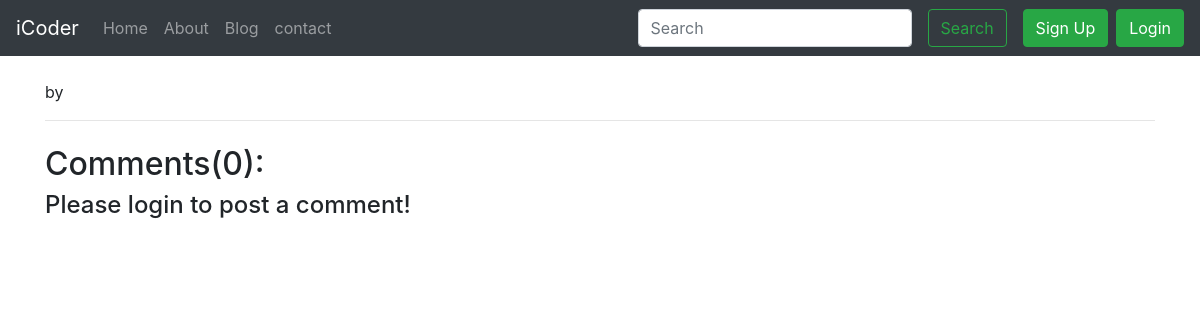
/blog/2, run on an earlier commit of the app's database.
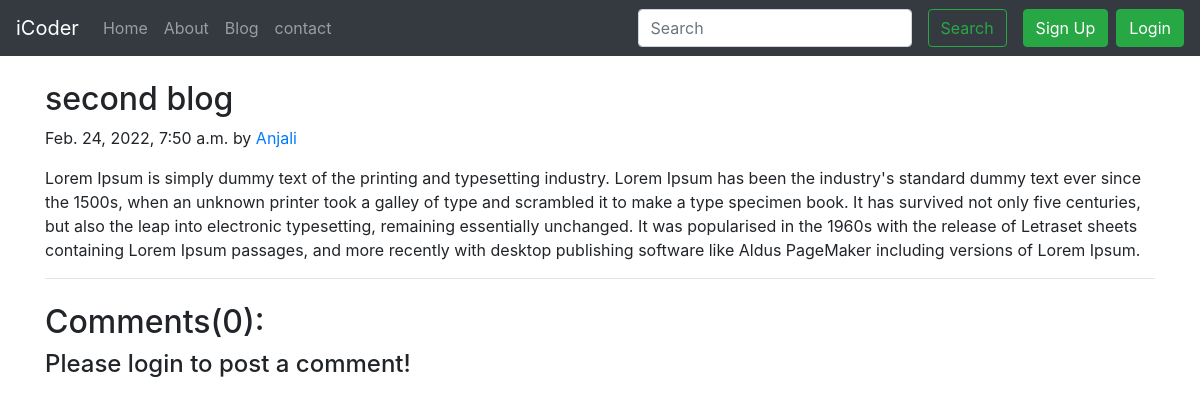
And on a later commit of the database.
### blog/models.py (models this page shows, shortened)
class BlogPost(models.Model):
    sno = models.AutoField(primary_key=True)
    title = models.CharField(max_length=50)
    author = models.CharField(max_length=20)
    content = models.TextField()
    timestamp = models.DateTimeField(auto_now_add=True, blank=True)

### blog/views.py (the view)
# urls.py: path("<int:sno>", views.viewBlog, name="View Blog"),
def viewBlog(request, sno):
    if request.method == 'GET':
        blog = BlogPost.objects.filter(sno=sno).first()
        postcomments = Comments.objects.filter(post=sno, parent=None)
        replies = Comments.objects.filter(post=sno).exclude(parent=None)
        replyDict = {}
        for reply in replies:
            if reply.parent.sno not in replyDict.keys():
                replyDict[reply.parent.sno] = [reply]
            else:
                replyDict[reply.parent.sno].append(reply)
        print(postcomments, replies)
        print(replyDict)
        view_blog = {'post': blog, 'comment': postcomments, 'user':request.user, 'replyDict':replyDict}
    return render(request, 'blog/blogPost.html', view_blog)

### templates/blog/blogPost.html (shortened to what this page needs)
{% extends 'base.html' %}
{% load static %}
{% load humanize %}
{% load get_dict %}
{% block body %}
<div class="container">
    <div class="blog-post my-4">
        <h2 class="blog-post-title">{{post.title}}</h2>
        <p class="blog-post-meta">{{post.timestamp}} by <a href="#">{{post.author}}</a></p>
        <p>{{post.content}}</p>
        <hr>
    </div>
</div>
<div class="container">
    <h2>Comments({{comment.count}}):</h2>
    {% if user.is_authenticated %}
    <form action="/blog/post_comment" method="post">
        {% csrf_token %}
        <div class="form-group">
            <label for="exampleInputEmail1">Post Comment</label>
            <input type="text" class="form-control" id="exampleInputEmail1" aria-describedby="emailHelp" name="comment"
                placeholder="Enter comment here..">
        </div>
        <input type="hidden" name="postid" value={{post.sno}}>
        <input type="hidden" name="postid" value="">
        <button type="submit" class="btn btn-primary">Submit</button>
    </form>
    {% else %}
    <h4>Please login to post a comment!</h4>
    {% endif %}
</div>
{% endblock body %}

What changed in the data, as far as the page shows it:
added BlogPost: title "second blog", timestamp "Feb. 24, 2022, 7:50 a.m.", author "Anjali", content "Lorem Ipsum is simply dummy text of the printing and typesetting industry. Lorem Ipsum has been the industry's standard dummy text ever since the 1500s, when an unknown printer took a galley of type and scrambled it to make a type specimen book. It has survived not only five centuries, but also the leap into electronic typesetting, remaining essentially unchanged. It was popularised in the 1960s with the release of Letraset sheets containing Lorem Ipsum passages, and more recently with desktop publishing software like Aldus PageMaker including versions of Lorem Ipsum."
